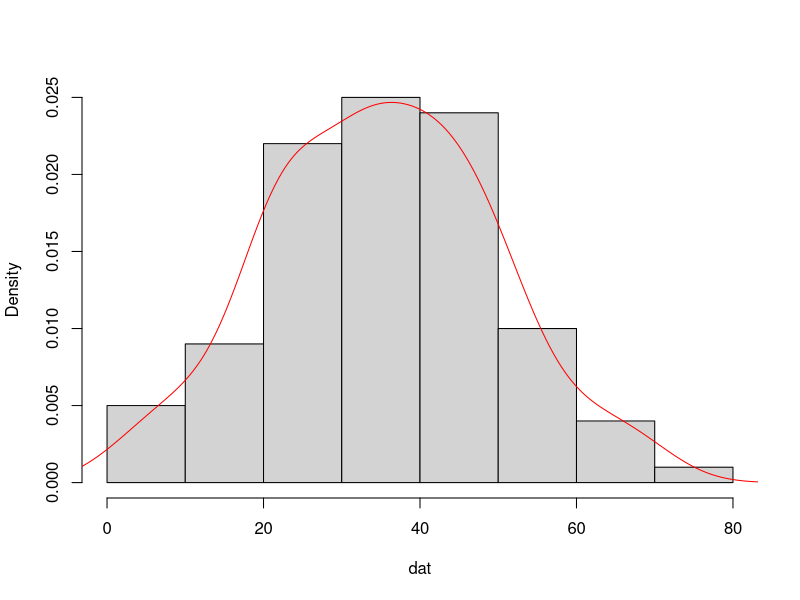
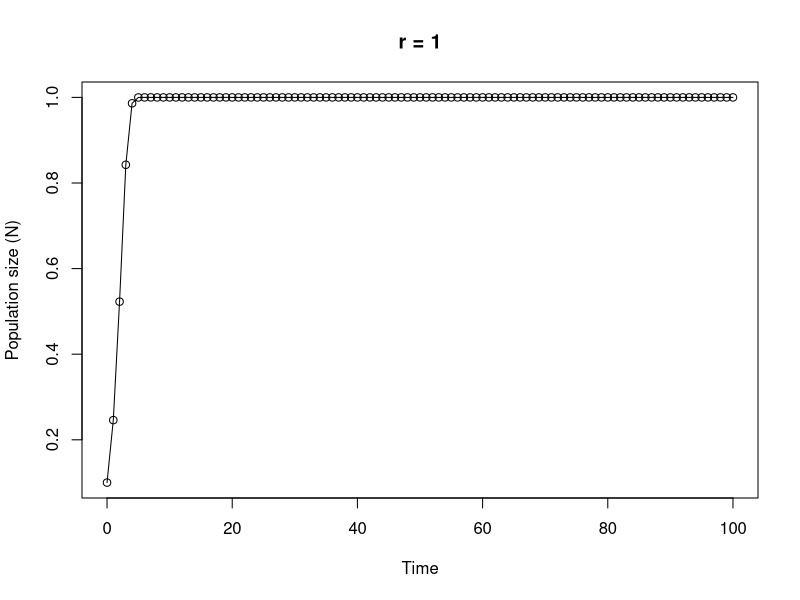

The R script that drew these images, in order:
## ----Q1, results = 'asis'-------------------------------------------------------------------------------------------------------------------------------------------

# area of a circle
# the equation to calculate the area of a circle is pi * radius^2

circle.area <- function(d){ 
	pi * (d/2)^2
}

# to use your new function

circle.area(10)
# [1] 78.53982

# to test on a vector of diameters
# first create a vector with diameters ranging from 0 to 50 in steps of 10

cir.diam <- seq(from = 0, to = 50, by = 10)

# test your function

circle.area(cir.diam)
# [1]    0.00000   78.53982  314.15927  706.85835 1256.63706 1963.49541


## ----Q2, tidy = TRUE------------------------------------------------------------------------------------------------------------------------------------------------

far.cent <- function(a){
	val <- (a-32)*5/9
	print(paste("Fahrenheit: ", round(a, digits = 3), "oF",sep = " "), quote = FALSE)# round 3dp
	print(paste("Centigrade: ", round(val, digits = 3), "oC", sep = " "), quote = FALSE)# round 3dp
}

# alternative Fahrenheit to centigrade using cat function

far.cent2 <- function(a){
	val <- (a - 32) * 5/9	#calculation
	cat("Fahrenheit: ", round(a, digits = 3), "oF", "\n")   # use cat function
	cat("Centigrade: ", round(val, digits = 3), "oC", "\n")   
}


## ----Q3-------------------------------------------------------------------------------------------------------------------------------------------------------------

# Create a vector of normally distributed data
# length 100, mean 35 and standard deviation of 29

vals <- rnorm(100, 35, 15)	# create some norm dist data mean 35, sd = 15

summary.fun <- function(dat){
	mymean <- round(mean(dat), digits = 4)      	# calc mean
	mymedian <- round(median(dat), digits = 4)    # calc median
	mymin <- round(min(dat), digits = 4)          # calc min
	mymax <- round(max(dat), digits = 4)          # calc max
	print(paste("mean:", mymean, sep = " "), quote = FALSE)     # print mean
	print(paste("median:", mymedian, sep = " "), quote = FALSE)     # print median
	print(paste("range:", "from:", mymin, "to", mymax, sep = " "), quote = FALSE) 
	dens <- density(dat)                          # estimate density curve
	hist(dat, main = "",type = "l",freq = FALSE)  # plot histogram
	lines(dens, lty = 1, col = "red")             # plot density curve
}

# use the function
summary.fun(vals)


## ----Q4-------------------------------------------------------------------------------------------------------------------------------------------------------------

# calculate a median

ourmedian <- function(x){
	n <- length(x)
	if (n %% 2 == 1)      # odd numbers
	  sort(x)[(n + 1)/2]  # find the middle number by adding 1 to length and div 2
	else {                # even numbers
	  middletwo <- sort(x)[(n/2) + 0:1]   #find the two middle numbers
	  mean(middletwo)
	  }
}

# use the function
mydat <- sample(1:50, size = 10, replace = TRUE )

# our function
ourmedian(mydat)

# R median function
median(mydat)


## ----Q5, tidy = TRUE------------------------------------------------------------------------------------------------------------------------------------------------

# function to simulate Ricker model

Ricker.model <- function(nzero, r, time, K=1){     # sets initial parameters
  N <- numeric(time + 1)    # creates a real vector of length time+1 to store values of Nt+1
  N[1] <- nzero             # sets initial population size in first element of N
  for (i in 1:time) {				# loops over time
      N[i+1] <- N[i]*exp(r*(1 - N[i]/K))    
  }
  Time <- 0:time   					 # creates vector for x axis
  plot(Time, N, type = "o", xlim = c(0, time), xlab = "Time", ylab = "Population size (N)", main = paste("r =", r, sep=" "))   # plots     output
}

# To run
# play around with the different parameters, especially r
Ricker.model(nzero=0.1,r=1,time=100)

